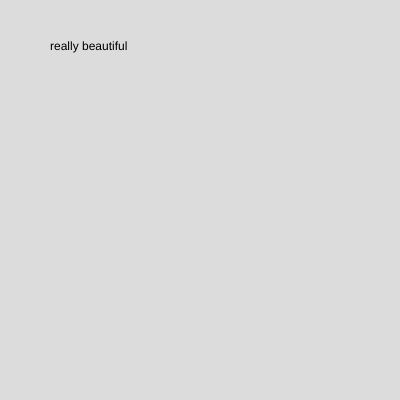
Frame 1 (no input)
Frame 60 (no input): identical to frame 1, image omitted
Frame 120 (the mouse pressed at the canvas centre since frame 60): identical to frame 1, image omitted

The p5.js sketch that drew this single still picture (run headless with seeded random() and noise() and a simulated clock; from frame 60 on, the mouse is pressed at the canvas centre):

// p5.js sketch
// ── sketch.js
function setup() {
  createCanvas(400, 400);
}

function draw() {
  background(220);
  
  text("really beautiful", 50, 50);
}
